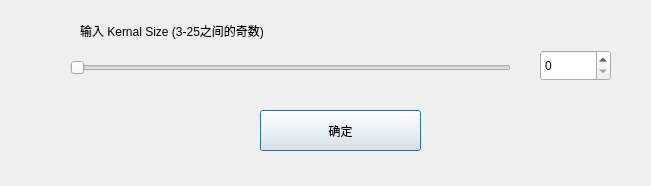
<?xml version="1.0" encoding="UTF-8"?>
<ui version="4.0">
 <class>MediumFilterDialog</class>
 <widget class="QDialog" name="MediumFilterDialog">
  <property name="geometry">
   <rect>
    <x>0</x>
    <y>0</y>
    <width>651</width>
    <height>186</height>
   </rect>
  </property>
  <property name="windowTitle">
   <string>Dialog</string>
  </property>
  <widget class="QSlider" name="horizontalSlider">
   <property name="geometry">
    <rect>
     <x>70</x>
     <y>60</y>
     <width>441</width>
     <height>16</height>
    </rect>
   </property>
   <property name="orientation">
    <enum>Qt::Horizontal</enum>
   </property>
  </widget>
  <widget class="QSpinBox" name="spinBox">
   <property name="geometry">
    <rect>
     <x>540</x>
     <y>50</y>
     <width>71</width>
     <height>31</height>
    </rect>
   </property>
  </widget>
  <widget class="QLabel" name="label">
   <property name="geometry">
    <rect>
     <x>80</x>
     <y>10</y>
     <width>431</width>
     <height>41</height>
    </rect>
   </property>
   <property name="text">
    <string>输入 Kernal Size (3-25之间的奇数)</string>
   </property>
  </widget>
  <widget class="QPushButton" name="pushButton">
   <property name="geometry">
    <rect>
     <x>260</x>
     <y>110</y>
     <width>161</width>
     <height>41</height>
    </rect>
   </property>
   <property name="text">
    <string>确定</string>
   </property>
  </widget>
 </widget>
 <resources/>
 <connections/>
</ui>
